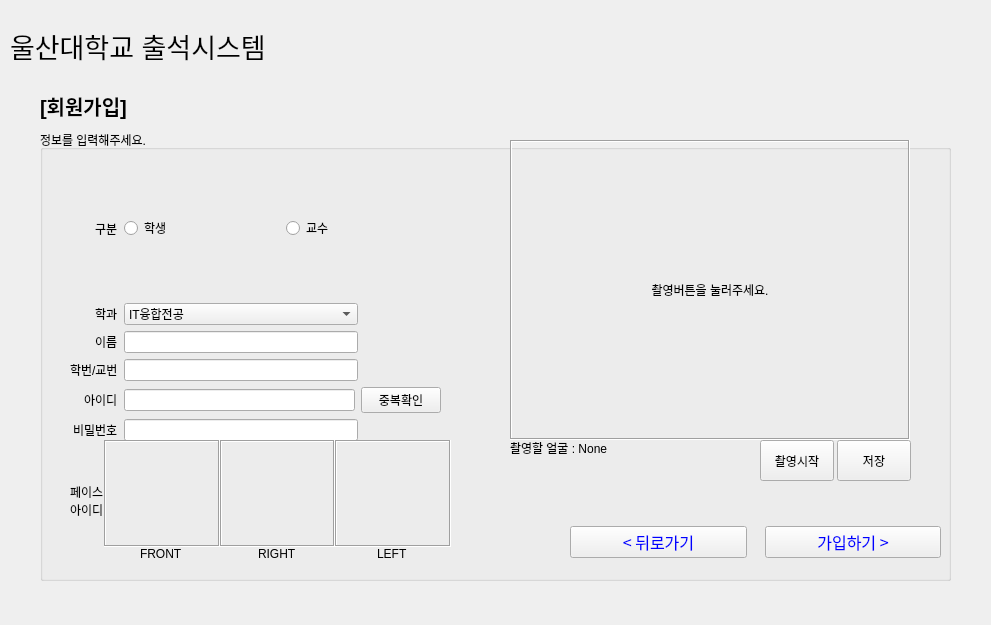
<?xml version="1.0" encoding="UTF-8"?>
<ui version="4.0">
 <class>RegistrationForm</class>
 <widget class="QWidget" name="RegistrationForm">
  <property name="geometry">
   <rect>
    <x>0</x>
    <y>0</y>
    <width>991</width>
    <height>625</height>
   </rect>
  </property>
  <property name="sizePolicy">
   <sizepolicy hsizetype="Fixed" vsizetype="Fixed">
    <horstretch>0</horstretch>
    <verstretch>0</verstretch>
   </sizepolicy>
  </property>
  <property name="windowTitle">
   <string>Registration Form</string>
  </property>
  <widget class="QGroupBox" name="registration_groupBox">
   <property name="geometry">
    <rect>
     <x>40</x>
     <y>130</y>
     <width>911</width>
     <height>451</height>
    </rect>
   </property>
   <property name="font">
    <font>
     <weight>50</weight>
     <bold>false</bold>
    </font>
   </property>
   <property name="title">
    <string>정보를 입력해주세요.</string>
   </property>
   <widget class="QWidget" name="gridLayoutWidget">
    <property name="geometry">
     <rect>
      <x>30</x>
      <y>30</y>
      <width>371</width>
      <height>281</height>
     </rect>
    </property>
    <layout class="QGridLayout" name="gridLayout_2">
     <item row="4" column="1">
      <layout class="QHBoxLayout" name="horizontalLayout_8">
       <item>
        <layout class="QHBoxLayout" name="horizontalLayout_9">
         <item>
          <widget class="QLineEdit" name="id_input"/>
         </item>
         <item>
          <widget class="QPushButton" name="dup_check_button">
           <property name="cursor">
            <cursorShape>PointingHandCursor</cursorShape>
           </property>
           <property name="text">
            <string>중복확인</string>
           </property>
          </widget>
         </item>
        </layout>
       </item>
      </layout>
     </item>
     <item row="3" column="1">
      <layout class="QHBoxLayout" name="horizontalLayout_12">
       <property name="rightMargin">
        <number>83</number>
       </property>
       <item>
        <widget class="QLineEdit" name="number_input"/>
       </item>
      </layout>
     </item>
     <item row="5" column="0" alignment="Qt::AlignRight">
      <widget class="QLabel" name="password_label">
       <property name="sizePolicy">
        <sizepolicy hsizetype="Fixed" vsizetype="Preferred">
         <horstretch>0</horstretch>
         <verstretch>0</verstretch>
        </sizepolicy>
       </property>
       <property name="text">
        <string>비밀번호</string>
       </property>
      </widget>
     </item>
     <item row="0" column="1">
      <layout class="QHBoxLayout" name="horizontalLayout_11">
       <item alignment="Qt::AlignLeft|Qt::AlignVCenter">
        <widget class="QRadioButton" name="student_radio">
         <property name="sizePolicy">
          <sizepolicy hsizetype="Fixed" vsizetype="Fixed">
           <horstretch>0</horstretch>
           <verstretch>0</verstretch>
          </sizepolicy>
         </property>
         <property name="cursor">
          <cursorShape>PointingHandCursor</cursorShape>
         </property>
         <property name="text">
          <string>학생</string>
         </property>
        </widget>
       </item>
       <item alignment="Qt::AlignLeft|Qt::AlignVCenter">
        <widget class="QRadioButton" name="professor_radio">
         <property name="sizePolicy">
          <sizepolicy hsizetype="Fixed" vsizetype="Fixed">
           <horstretch>0</horstretch>
           <verstretch>0</verstretch>
          </sizepolicy>
         </property>
         <property name="cursor">
          <cursorShape>PointingHandCursor</cursorShape>
         </property>
         <property name="text">
          <string>교수</string>
         </property>
        </widget>
       </item>
      </layout>
     </item>
     <item row="5" column="1">
      <layout class="QHBoxLayout" name="horizontalLayout_10">
       <property name="rightMargin">
        <number>83</number>
       </property>
       <item>
        <widget class="QLineEdit" name="password_input">
         <property name="sizePolicy">
          <sizepolicy hsizetype="Expanding" vsizetype="Fixed">
           <horstretch>0</horstretch>
           <verstretch>0</verstretch>
          </sizepolicy>
         </property>
        </widget>
       </item>
      </layout>
     </item>
     <item row="4" column="0" alignment="Qt::AlignRight">
      <widget class="QLabel" name="id_label">
       <property name="sizePolicy">
        <sizepolicy hsizetype="Fixed" vsizetype="Preferred">
         <horstretch>0</horstretch>
         <verstretch>0</verstretch>
        </sizepolicy>
       </property>
       <property name="text">
        <string>아이디</string>
       </property>
      </widget>
     </item>
     <item row="2" column="1">
      <layout class="QHBoxLayout" name="horizontalLayout_2">
       <property name="rightMargin">
        <number>83</number>
       </property>
       <item>
        <widget class="QLineEdit" name="name_input">
         <property name="sizePolicy">
          <sizepolicy hsizetype="Ignored" vsizetype="Fixed">
           <horstretch>0</horstretch>
           <verstretch>0</verstretch>
          </sizepolicy>
         </property>
        </widget>
       </item>
      </layout>
     </item>
     <item row="2" column="0" alignment="Qt::AlignRight">
      <widget class="QLabel" name="name_label">
       <property name="sizePolicy">
        <sizepolicy hsizetype="Fixed" vsizetype="Preferred">
         <horstretch>0</horstretch>
         <verstretch>0</verstretch>
        </sizepolicy>
       </property>
       <property name="text">
        <string>이름</string>
       </property>
      </widget>
     </item>
     <item row="0" column="0" alignment="Qt::AlignRight">
      <widget class="QLabel" name="role_label">
       <property name="sizePolicy">
        <sizepolicy hsizetype="Fixed" vsizetype="Preferred">
         <horstretch>0</horstretch>
         <verstretch>0</verstretch>
        </sizepolicy>
       </property>
       <property name="text">
        <string>구분</string>
       </property>
      </widget>
     </item>
     <item row="3" column="0" alignment="Qt::AlignRight">
      <widget class="QLabel" name="number_label">
       <property name="sizePolicy">
        <sizepolicy hsizetype="Fixed" vsizetype="Preferred">
         <horstretch>0</horstretch>
         <verstretch>0</verstretch>
        </sizepolicy>
       </property>
       <property name="text">
        <string>학번/교번</string>
       </property>
      </widget>
     </item>
     <item row="1" column="0" alignment="Qt::AlignRight">
      <widget class="QLabel" name="major_label">
       <property name="text">
        <string>학과</string>
       </property>
      </widget>
     </item>
     <item row="1" column="1">
      <layout class="QHBoxLayout" name="horizontalLayout">
       <property name="rightMargin">
        <number>83</number>
       </property>
       <item>
        <widget class="QComboBox" name="major_input">
         <property name="sizePolicy">
          <sizepolicy hsizetype="Preferred" vsizetype="Fixed">
           <horstretch>0</horstretch>
           <verstretch>0</verstretch>
          </sizepolicy>
         </property>
         <item>
          <property name="text">
           <string>IT융합전공</string>
          </property>
         </item>
         <item>
          <property name="text">
           <string>AI융합전공</string>
          </property>
         </item>
         <item>
          <property name="text">
           <string>화학공학전공</string>
          </property>
         </item>
        </widget>
       </item>
      </layout>
     </item>
    </layout>
   </widget>
   <widget class="QWidget" name="horizontalLayoutWidget_6">
    <property name="geometry">
     <rect>
      <x>530</x>
      <y>390</y>
      <width>371</width>
      <height>44</height>
     </rect>
    </property>
    <layout class="QHBoxLayout" name="horizontalLayout_6">
     <property name="spacing">
      <number>18</number>
     </property>
     <item>
      <widget class="QPushButton" name="pushButton">
       <property name="font">
        <font>
         <family>Agency FB</family>
         <pointsize>12</pointsize>
        </font>
       </property>
       <property name="styleSheet">
        <string notr="true">color: rgb(0, 0, 255);</string>
       </property>
       <property name="text">
        <string>&lt; 뒤로가기</string>
       </property>
      </widget>
     </item>
     <item>
      <widget class="QPushButton" name="register_button">
       <property name="font">
        <font>
         <family>Agency FB</family>
         <pointsize>12</pointsize>
         <weight>50</weight>
         <bold>false</bold>
        </font>
       </property>
       <property name="styleSheet">
        <string notr="true">color: rgb(0, 0, 255);</string>
       </property>
       <property name="text">
        <string>가입하기 &gt;</string>
       </property>
      </widget>
     </item>
    </layout>
   </widget>
   <widget class="QLabel" name="camera_label">
    <property name="geometry">
     <rect>
      <x>470</x>
      <y>10</y>
      <width>400</width>
      <height>300</height>
     </rect>
    </property>
    <property name="frameShape">
     <enum>QFrame::Box</enum>
    </property>
    <property name="frameShadow">
     <enum>QFrame::Sunken</enum>
    </property>
    <property name="lineWidth">
     <number>1</number>
    </property>
    <property name="text">
     <string>촬영버튼을 눌러주세요.</string>
    </property>
    <property name="alignment">
     <set>Qt::AlignCenter</set>
    </property>
   </widget>
   <widget class="QLabel" name="dup_id_label">
    <property name="geometry">
     <rect>
      <x>400</x>
      <y>240</y>
      <width>131</width>
      <height>18</height>
     </rect>
    </property>
    <property name="styleSheet">
     <string notr="true">color: rgb(255, 0, 0);</string>
    </property>
    <property name="text">
     <string/>
    </property>
   </widget>
   <widget class="QWidget" name="horizontalLayoutWidget_7">
    <property name="geometry">
     <rect>
      <x>720</x>
      <y>310</y>
      <width>151</width>
      <height>41</height>
     </rect>
    </property>
    <layout class="QHBoxLayout" name="horizontalLayout_7">
     <property name="spacing">
      <number>3</number>
     </property>
     <item>
      <widget class="QPushButton" name="take_picture_button">
       <property name="sizePolicy">
        <sizepolicy hsizetype="Preferred" vsizetype="Preferred">
         <horstretch>0</horstretch>
         <verstretch>0</verstretch>
        </sizepolicy>
       </property>
       <property name="maximumSize">
        <size>
         <width>16777215</width>
         <height>16777215</height>
        </size>
       </property>
       <property name="font">
        <font>
         <family>굴림</family>
         <pointsize>9</pointsize>
         <weight>50</weight>
         <bold>false</bold>
        </font>
       </property>
       <property name="cursor">
        <cursorShape>PointingHandCursor</cursorShape>
       </property>
       <property name="text">
        <string>촬영시작</string>
       </property>
      </widget>
     </item>
     <item>
      <widget class="QPushButton" name="camera_capture_button">
       <property name="sizePolicy">
        <sizepolicy hsizetype="Preferred" vsizetype="Preferred">
         <horstretch>0</horstretch>
         <verstretch>0</verstretch>
        </sizepolicy>
       </property>
       <property name="text">
        <string>저장</string>
       </property>
       <property name="default">
        <bool>false</bool>
       </property>
      </widget>
     </item>
    </layout>
   </widget>
   <widget class="QWidget" name="">
    <property name="geometry">
     <rect>
      <x>30</x>
      <y>310</y>
      <width>381</width>
      <height>121</height>
     </rect>
    </property>
    <layout class="QHBoxLayout" name="horizontalLayout_14">
     <property name="spacing">
      <number>0</number>
     </property>
     <item>
      <widget class="QLabel" name="face_id_label">
       <property name="sizePolicy">
        <sizepolicy hsizetype="Fixed" vsizetype="Preferred">
         <horstretch>0</horstretch>
         <verstretch>0</verstretch>
        </sizepolicy>
       </property>
       <property name="toolTipDuration">
        <number>-3</number>
       </property>
       <property name="layoutDirection">
        <enum>Qt::LeftToRight</enum>
       </property>
       <property name="text">
        <string>페이스
아이디</string>
       </property>
      </widget>
     </item>
     <item>
      <layout class="QVBoxLayout" name="verticalLayout">
       <item>
        <widget class="QLabel" name="std_face_front">
         <property name="sizePolicy">
          <sizepolicy hsizetype="Minimum" vsizetype="Expanding">
           <horstretch>0</horstretch>
           <verstretch>0</verstretch>
          </sizepolicy>
         </property>
         <property name="frameShape">
          <enum>QFrame::Box</enum>
         </property>
         <property name="frameShadow">
          <enum>QFrame::Sunken</enum>
         </property>
         <property name="lineWidth">
          <number>1</number>
         </property>
         <property name="midLineWidth">
          <number>0</number>
         </property>
         <property name="text">
          <string/>
         </property>
        </widget>
       </item>
       <item alignment="Qt::AlignHCenter">
        <widget class="QLabel" name="front_label">
         <property name="sizePolicy">
          <sizepolicy hsizetype="Minimum" vsizetype="Fixed">
           <horstretch>0</horstretch>
           <verstretch>0</verstretch>
          </sizepolicy>
         </property>
         <property name="text">
          <string>FRONT</string>
         </property>
        </widget>
       </item>
      </layout>
     </item>
     <item>
      <layout class="QVBoxLayout" name="verticalLayout_2">
       <item>
        <widget class="QLabel" name="std_face_right">
         <property name="frameShape">
          <enum>QFrame::Box</enum>
         </property>
         <property name="frameShadow">
          <enum>QFrame::Sunken</enum>
         </property>
         <property name="text">
          <string/>
         </property>
        </widget>
       </item>
       <item alignment="Qt::AlignHCenter">
        <widget class="QLabel" name="right_label">
         <property name="sizePolicy">
          <sizepolicy hsizetype="Fixed" vsizetype="Fixed">
           <horstretch>0</horstretch>
           <verstretch>0</verstretch>
          </sizepolicy>
         </property>
         <property name="text">
          <string>RIGHT</string>
         </property>
        </widget>
       </item>
      </layout>
     </item>
     <item>
      <layout class="QVBoxLayout" name="verticalLayout_3">
       <item>
        <widget class="QLabel" name="std_face_left">
         <property name="frameShape">
          <enum>QFrame::Box</enum>
         </property>
         <property name="frameShadow">
          <enum>QFrame::Sunken</enum>
         </property>
         <property name="text">
          <string/>
         </property>
        </widget>
       </item>
       <item alignment="Qt::AlignHCenter">
        <widget class="QLabel" name="left_label">
         <property name="sizePolicy">
          <sizepolicy hsizetype="Fixed" vsizetype="Fixed">
           <horstretch>0</horstretch>
           <verstretch>0</verstretch>
          </sizepolicy>
         </property>
         <property name="text">
          <string>LEFT</string>
         </property>
        </widget>
       </item>
      </layout>
     </item>
    </layout>
   </widget>
   <widget class="QLabel" name="camera_stat">
    <property name="geometry">
     <rect>
      <x>470</x>
      <y>310</y>
      <width>241</width>
      <height>16</height>
     </rect>
    </property>
    <property name="text">
     <string>촬영할 얼굴 : None</string>
    </property>
   </widget>
  </widget>
  <widget class="QLabel" name="title_label">
   <property name="geometry">
    <rect>
     <x>10</x>
     <y>0</y>
     <width>431</width>
     <height>91</height>
    </rect>
   </property>
   <property name="font">
    <font>
     <pointsize>20</pointsize>
    </font>
   </property>
   <property name="text">
    <string>울산대학교 출석시스템</string>
   </property>
  </widget>
  <widget class="QLabel" name="registration_label">
   <property name="geometry">
    <rect>
     <x>40</x>
     <y>90</y>
     <width>171</width>
     <height>31</height>
    </rect>
   </property>
   <property name="font">
    <font>
     <pointsize>15</pointsize>
     <weight>75</weight>
     <bold>true</bold>
    </font>
   </property>
   <property name="text">
    <string>[회원가입]</string>
   </property>
  </widget>
 </widget>
 <resources/>
 <connections/>
</ui>
